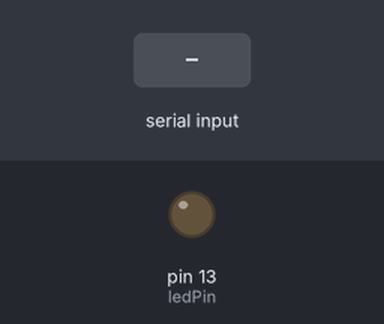
This sketch was run on a simulated Arduino Uno, built with avr-gcc and run on an emulated ATmega328P. On the bench: output pins drawn as LEDs (lit = HIGH). The test bench sets the inputs (shaded band).

Above: at 1.2 s.
1.3 s: "1" received over Serial
At 2.1 s:
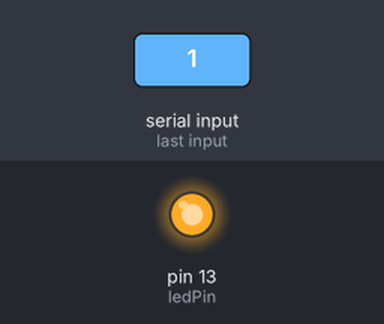
2.8 s: "2" received over Serial
At 3.2 s:
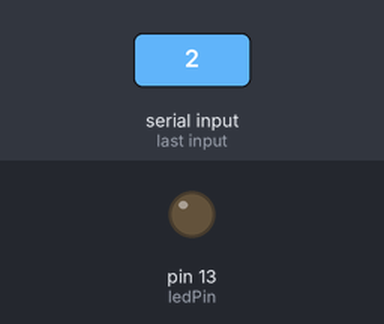
4.3 s: "3" received over Serial
At 5.6 s:
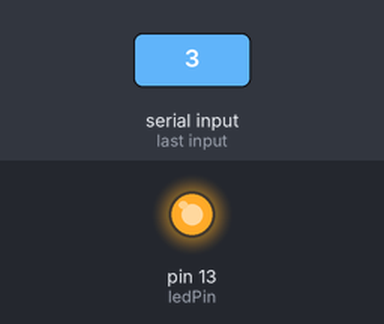
Timing chart, 0 to 7.3 s (numbered marks = the images above; inputs shaded):
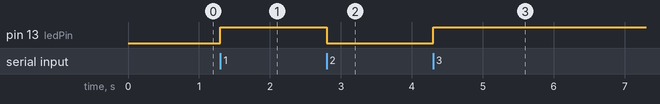

Measured:
- after the input at 1.3 s, pin 13 (ledPin): LOW → HIGH at once
- after the input at 2.8 s, pin 13 (ledPin): HIGH → LOW at once
- after the input at 4.3 s, pin 13 (ledPin): LOW → HIGH at once

The sketch:

FlutterCommunication.ino
```cpp
const int ledPin = 13; // Define the pin connected to the LED

void setup() {
  pinMode(ledPin, OUTPUT); // Set the LED pin as an output
  Serial.begin(115200);    // Initialize serial communication at 115200 baud rate
  digitalWrite(ledPin, LOW); // Turn off the LED
}

void loop() {
  if (Serial.available() > 0) { // Check if there's data available to read
    char receivedChar = Serial.read(); // Read the incoming byte
    if (receivedChar == '1') { // If the received byte is '1'
      digitalWrite(ledPin, HIGH); // Turn on the LED
      delay(1000);
    }  else if (receivedChar == '2') { // If the received byte is '0'
      digitalWrite(ledPin, LOW); // Turn off the LED
      delay(1000);
    } else if (receivedChar == '3') { // If the received byte is '0'
      digitalWrite(ledPin, HIGH); // Turn off the LED
      delay(1000);
    }else{
      digitalWrite(ledPin, LOW); // Turn off the LED
    }
}
}
```
